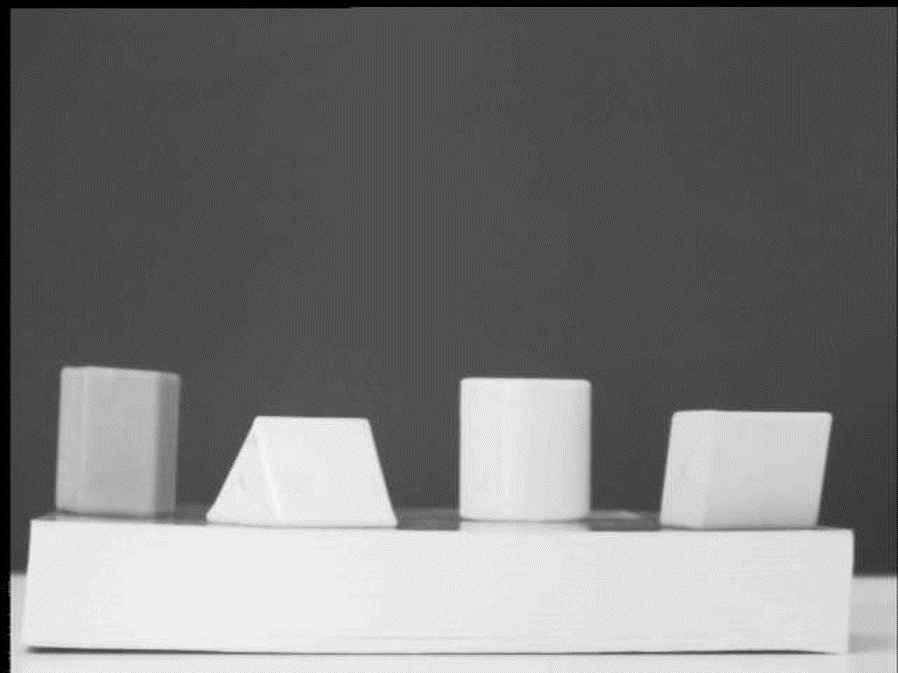
#> input picture PROJECTS/project_01_fundamentals/imgs/21.png, 898 x 673 px; its folder holds 2 pictures in this run
$ python treshold_1.py
#> lines starting #> are read from the running program, lines starting #| are printed output that depends on the picture; after the words box and inside, x2 and y2 are one past the last pixel; in counts of white or black regions, pixels touching at a corner belong together
# PROJECT TO WORK WITH IMAGE TRESHOLDS AND PROCESS IT
# Santiago Garcia Arango, August 2020

import numpy as np
import cv2 as cv
import os


def get_imgs_folder_path():
    # Get the path for the folder that contains the input and output images
    upper_dir = os.path.dirname(__file__)  # Upper dir
    img_folder_path = os.path.abspath(os.path.join(upper_dir, "imgs"))
    return img_folder_path


def get_img_path(img_folder_path, img_name):
    # Get specific path to the images we will use inside the "imgs" folder
    img_path = os.path.join(img_folder_path, img_name)
    return img_path


def apply_blue_channel_filter(imgGrayB):
    umbral = 128  # Treshold for the binary filter

    # Apply the treshold based and overwrite results in same img
    for i in range(0, h):
        for j in range(0, w):
            if (imgGrayB[i, j] < umbral):
                imgGrayB[i, j] = 255
            else:
                imgGrayB[i, j] = 0

    return imgGrayB


def main():
    # Get the paths for the images
    img_folder_path = get_imgs_folder_path()
    img_path = get_img_path(img_folder_path, "21.png")

    global h, w
    # Loading our image with its path and parameter to change format
    imgColor = cv.imread(img_path, 1)
#> imgColor is the input picture: shape (673, 898, 3); min 0, max 251, mean 120.7

    h, w = imgColor.shape[:2]  # Get the shape of the image (height, width)
#> h = 673; w = 898

    # Get specific blue channel of image
    imgGrayB = imgColor[:, :, 0]  # Gray version of blue channel

    # Show image blue-channel (in gray) before processing
    cv.imshow("imgGrayB BEFORE", imgGrayB)

    imgGrayB = apply_blue_channel_filter(imgGrayB)
#> after the loop in apply_blue_channel_filter, `for i in range(0, h):`:
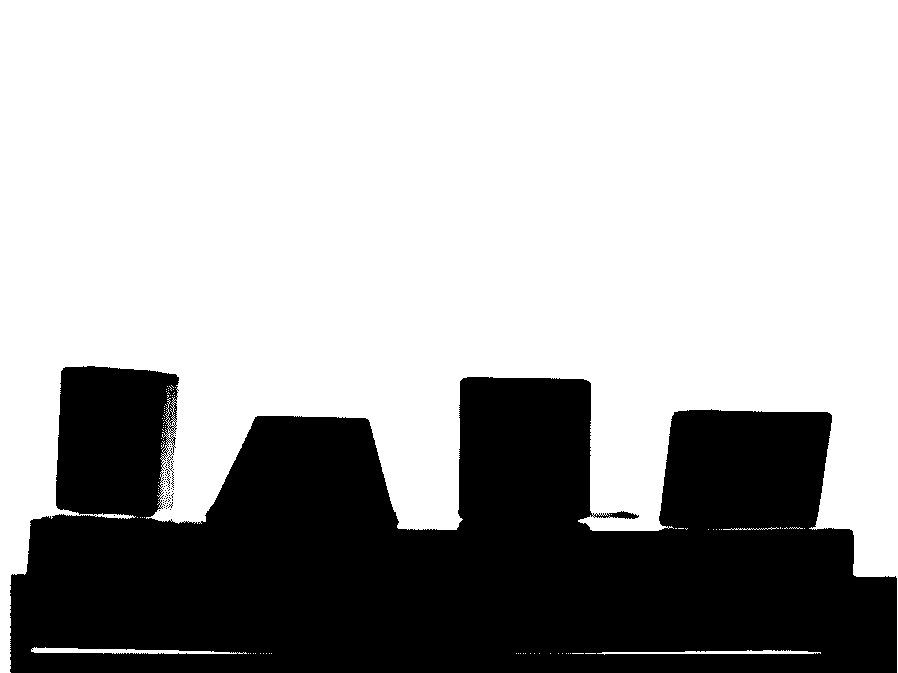
#> imgGrayB: shape (673, 898); 67.4% white; 52 black regions (50 under 20 px), largest, box (x1, y1, x2, y2) and area: (10, 366, 897, 673) 196698, (165, 469, 170, 488) 24

    cv.imshow("imgGrayB AFTER 1", imgGrayB)
    cv.imshow("imgGrayB AFTER 2 (inverted)", (255 - imgGrayB))  # Invert image


if __name__ == "__main__":
    main()
    cv.waitKey(0)
    cv.destroyAllWindows()  # (always at the end)
